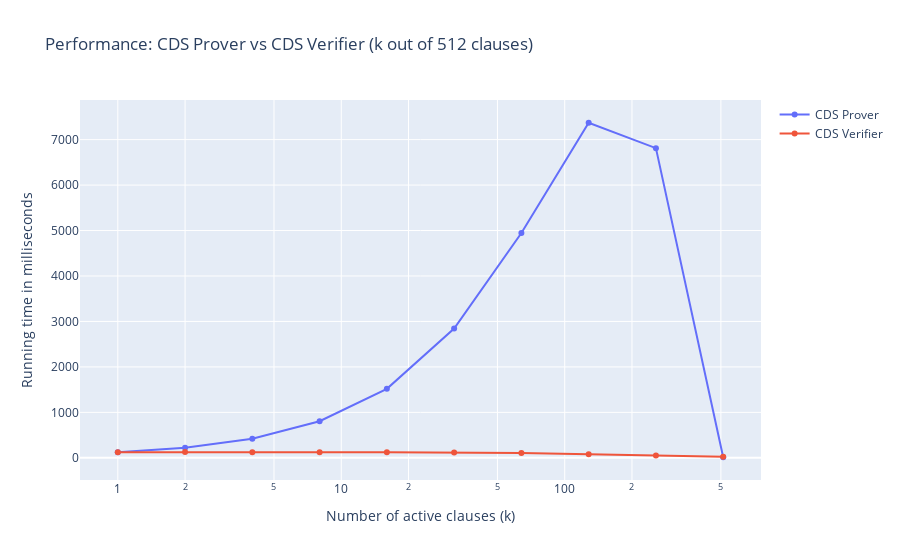

The code cell stored with this chart in its notebook:
### Code cell
fig = go.Figure(
    layout=go.Layout(
        title="Performance: CDS Prover vs CDS Verifier (k out of 512 clauses)",
        xaxis_title="Number of active clauses (k)",
        yaxis_title="Running time in milliseconds"
    )
)

fig.add_trace(
    go.Scatter(x=x2_c, y=cds_prov, mode="lines+markers", name="CDS Prover")
)

fig.add_trace(go.Scatter(x=x2_c, y=cds_ver, mode="lines+markers", name="CDS Verifier"))


fig.update_xaxes(type="log")
# fig.update_yaxes(type="log")

### Figure 1 — Plotly figure (JSON) as saved in the notebook; plotly's stock layout.template omitted (floating-point values rounded to 4 significant figures)
{"data": [{"mode": "lines+markers", "name": "CDS Prover", "type": "scatter", "x": [1, 2, 4, 8, 16, 32, 64, 128, 256, 512], "y": [120.9, 224.0, 418.4, 804.0, 1518, 2843, 4944.0, 7371.0, 6812.0, 12.59]}, {"mode": "lines+markers", "name": "CDS Verifier", "type": "scatter", "x": [1, 2, 4, 8, 16, 32, 64, 128, 256, 512], "y": [121.5, 126.4, 120.3, 121.0, 122.1, 114.8, 103.9, 80.33, 50.17, 23.98]}], "layout": {"title": {"text": "Performance: CDS Prover vs CDS Verifier (k out of 512 clauses)"}, "xaxis": {"title": {"text": "Number of active clauses (k)"}, "type": "log"}, "yaxis": {"title": {"text": "Running time in milliseconds"}}}}
